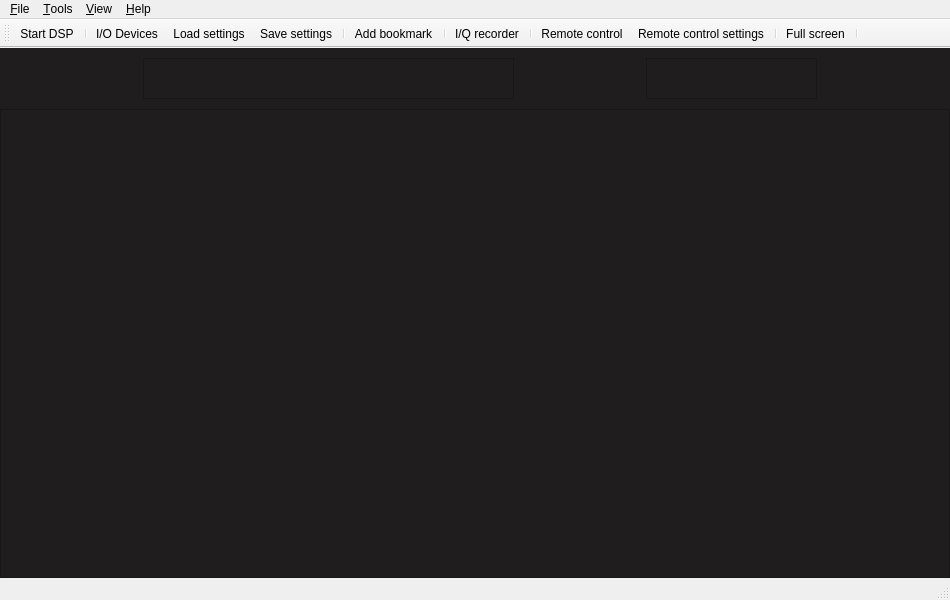
<?xml version="1.0" encoding="UTF-8"?>
<ui version="4.0">
 <class>MainWindow</class>
 <widget class="QMainWindow" name="MainWindow">
  <property name="geometry">
   <rect>
    <x>0</x>
    <y>0</y>
    <width>950</width>
    <height>600</height>
   </rect>
  </property>
  <property name="windowTitle">
   <string>gqrx</string>
  </property>
  <property name="windowIcon">
   <iconset resource="../../../resources/icons.qrc">
    <normaloff>:/icons/icons/gqrx.svg</normaloff>:/icons/icons/gqrx.svg</iconset>
  </property>
  <property name="styleSheet">
   <string notr="true"/>
  </property>
  <property name="dockOptions">
   <set>QMainWindow::AllowNestedDocks|QMainWindow::AllowTabbedDocks|QMainWindow::AnimatedDocks</set>
  </property>
  <property name="unifiedTitleAndToolBarOnMac">
   <bool>true</bool>
  </property>
  <widget class="QWidget" name="centralWidget">
   <property name="styleSheet">
    <string notr="true">background-color: rgb(31, 29, 29);</string>
   </property>
   <layout class="QVBoxLayout" name="verticalLayout_2">
    <property name="spacing">
     <number>10</number>
    </property>
    <property name="leftMargin">
     <number>0</number>
    </property>
    <property name="topMargin">
     <number>10</number>
    </property>
    <property name="rightMargin">
     <number>0</number>
    </property>
    <property name="bottomMargin">
     <number>0</number>
    </property>
    <item>
     <layout class="QHBoxLayout" name="horizontalLayout">
      <property name="spacing">
       <number>10</number>
      </property>
      <property name="leftMargin">
       <number>20</number>
      </property>
      <property name="rightMargin">
       <number>10</number>
      </property>
      <item>
       <spacer name="horizontalSpacer_3">
        <property name="orientation">
         <enum>Qt::Horizontal</enum>
        </property>
        <property name="sizeHint" stdset="0">
         <size>
          <width>40</width>
          <height>20</height>
         </size>
        </property>
       </spacer>
      </item>
      <item>
       <widget class="CFreqCtrl" name="freqCtrl">
        <property name="sizePolicy">
         <sizepolicy hsizetype="Fixed" vsizetype="Fixed">
          <horstretch>0</horstretch>
          <verstretch>0</verstretch>
         </sizepolicy>
        </property>
        <property name="minimumSize">
         <size>
          <width>371</width>
          <height>41</height>
         </size>
        </property>
        <property name="toolTip">
         <string/>
        </property>
        <property name="frameShape">
         <enum>QFrame::StyledPanel</enum>
        </property>
        <property name="frameShadow">
         <enum>QFrame::Raised</enum>
        </property>
       </widget>
      </item>
      <item>
       <spacer name="horizontalSpacer_2">
        <property name="orientation">
         <enum>Qt::Horizontal</enum>
        </property>
        <property name="sizeHint" stdset="0">
         <size>
          <width>40</width>
          <height>20</height>
         </size>
        </property>
       </spacer>
      </item>
      <item>
       <widget class="CMeter" name="sMeter">
        <property name="sizePolicy">
         <sizepolicy hsizetype="Fixed" vsizetype="Fixed">
          <horstretch>0</horstretch>
          <verstretch>0</verstretch>
         </sizepolicy>
        </property>
        <property name="minimumSize">
         <size>
          <width>171</width>
          <height>41</height>
         </size>
        </property>
        <property name="frameShape">
         <enum>QFrame::StyledPanel</enum>
        </property>
        <property name="frameShadow">
         <enum>QFrame::Raised</enum>
        </property>
       </widget>
      </item>
      <item>
       <spacer name="horizontalSpacer">
        <property name="orientation">
         <enum>Qt::Horizontal</enum>
        </property>
        <property name="sizeHint" stdset="0">
         <size>
          <width>40</width>
          <height>20</height>
         </size>
        </property>
       </spacer>
      </item>
     </layout>
    </item>
    <item>
     <widget class="CPlotter" name="plotter">
      <property name="sizePolicy">
       <sizepolicy hsizetype="Expanding" vsizetype="Expanding">
        <horstretch>0</horstretch>
        <verstretch>0</verstretch>
       </sizepolicy>
      </property>
      <property name="frameShape">
       <enum>QFrame::StyledPanel</enum>
      </property>
      <property name="frameShadow">
       <enum>QFrame::Raised</enum>
      </property>
     </widget>
    </item>
   </layout>
  </widget>
  <widget class="QMenuBar" name="menuBar">
   <property name="geometry">
    <rect>
     <x>0</x>
     <y>0</y>
     <width>950</width>
     <height>20</height>
    </rect>
   </property>
   <widget class="QMenu" name="menu_File">
    <property name="title">
     <string>&amp;File</string>
    </property>
    <addaction name="actionDSP"/>
    <addaction name="separator"/>
    <addaction name="actionIoConfig"/>
    <addaction name="actionLoadSettings"/>
    <addaction name="actionSaveSettings"/>
    <addaction name="separator"/>
    <addaction name="actionSaveWaterfall"/>
    <addaction name="separator"/>
    <addaction name="actionQuit"/>
   </widget>
   <widget class="QMenu" name="menu_View">
    <property name="title">
     <string>&amp;View</string>
    </property>
   </widget>
   <widget class="QMenu" name="menu_Help">
    <property name="title">
     <string>&amp;Help</string>
    </property>
    <addaction name="actionUserGroup"/>
    <addaction name="actionNews"/>
    <addaction name="separator"/>
    <addaction name="actionRemoteProtocol"/>
    <addaction name="separator"/>
    <addaction name="actionAbout"/>
    <addaction name="actionAboutQt"/>
   </widget>
   <widget class="QMenu" name="menu_Tools">
    <property name="title">
     <string>&amp;Tools</string>
    </property>
    <addaction name="actionRemoteControl"/>
    <addaction name="actionRemoteConfig"/>
    <addaction name="separator"/>
    <addaction name="actionAddBookmark"/>
    <addaction name="separator"/>
    <addaction name="actionIqTool"/>
    <addaction name="separator"/>
    <addaction name="separator"/>
   </widget>
   <addaction name="menu_File"/>
   <addaction name="menu_Tools"/>
   <addaction name="menu_View"/>
   <addaction name="menu_Help"/>
  </widget>
  <widget class="QToolBar" name="mainToolBar">
   <property name="windowTitle">
    <string>Main toolbar</string>
   </property>
   <attribute name="toolBarArea">
    <enum>TopToolBarArea</enum>
   </attribute>
   <attribute name="toolBarBreak">
    <bool>false</bool>
   </attribute>
   <addaction name="actionDSP"/>
   <addaction name="separator"/>
   <addaction name="actionIoConfig"/>
   <addaction name="actionLoadSettings"/>
   <addaction name="actionSaveSettings"/>
   <addaction name="separator"/>
   <addaction name="actionAddBookmark"/>
   <addaction name="separator"/>
   <addaction name="actionIqTool"/>
   <addaction name="separator"/>
   <addaction name="actionRemoteControl"/>
   <addaction name="actionRemoteConfig"/>
   <addaction name="separator"/>
   <addaction name="actionFullScreen"/>
   <addaction name="separator"/>
  </widget>
  <widget class="QStatusBar" name="statusBar">
   <property name="enabled">
    <bool>true</bool>
   </property>
  </widget>
  <action name="actionQuit">
   <property name="text">
    <string>&amp;Quit</string>
   </property>
   <property name="toolTip">
    <string>Quit application</string>
   </property>
   <property name="shortcut">
    <string>Ctrl+Q</string>
   </property>
  </action>
  <action name="actionAbout">
   <property name="text">
    <string>&amp;About Gqrx</string>
   </property>
   <property name="toolTip">
    <string>Information about Gqrx</string>
   </property>
  </action>
  <action name="actionAboutQt">
   <property name="text">
    <string>About &amp;Qt</string>
   </property>
   <property name="toolTip">
    <string>About the Qt toolkit</string>
   </property>
  </action>
  <action name="actionDSP">
   <property name="checkable">
    <bool>true</bool>
   </property>
   <property name="icon">
    <iconset resource="../../../resources/icons.qrc">
     <normaloff>:/icons/icons/play.svg</normaloff>:/icons/icons/play.svg</iconset>
   </property>
   <property name="text">
    <string>&amp;Start DSP</string>
   </property>
   <property name="toolTip">
    <string>Start DSP</string>
   </property>
   <property name="statusTip">
    <string>Start/stop DSP processing</string>
   </property>
   <property name="shortcut">
    <string>Ctrl+D</string>
   </property>
  </action>
  <action name="actionAFSK1200">
   <property name="text">
    <string>AFSK1200 &amp;Decoder</string>
   </property>
   <property name="toolTip">
    <string>Start AFSK1200 decoder</string>
   </property>
  </action>
  <action name="actionSched">
   <property name="checkable">
    <bool>true</bool>
   </property>
   <property name="enabled">
    <bool>false</bool>
   </property>
   <property name="icon">
    <iconset resource="../../../resources/icons.qrc">
     <normaloff>:/icons/icons/clock.svg</normaloff>:/icons/icons/clock.svg</iconset>
   </property>
   <property name="text">
    <string>Scheduler</string>
   </property>
   <property name="toolTip">
    <string>Schedule recordings and other actions</string>
   </property>
  </action>
  <action name="actionIoConfig">
   <property name="enabled">
    <bool>true</bool>
   </property>
   <property name="icon">
    <iconset resource="../../../resources/icons.qrc">
     <normaloff>:/icons/icons/flash.svg</normaloff>:/icons/icons/flash.svg</iconset>
   </property>
   <property name="text">
    <string>&amp;I/O Devices</string>
   </property>
   <property name="toolTip">
    <string>Configure I/O devices</string>
   </property>
   <property name="statusTip">
    <string>Opens the hardware configuration dialog</string>
   </property>
   <property name="visible">
    <bool>true</bool>
   </property>
  </action>
  <action name="actionUserGroup">
   <property name="icon">
    <iconset resource="../../../resources/icons.qrc">
     <normaloff>:/icons/icons/help.svg</normaloff>:/icons/icons/help.svg</iconset>
   </property>
   <property name="text">
    <string>&amp;Gqrx user group</string>
   </property>
   <property name="toolTip">
    <string>Discussion group for Gqrx users</string>
   </property>
  </action>
  <action name="actionFullScreen">
   <property name="checkable">
    <bool>true</bool>
   </property>
   <property name="icon">
    <iconset resource="../../../resources/icons.qrc">
     <normaloff>:/icons/icons/fullscreen.svg</normaloff>:/icons/icons/fullscreen.svg</iconset>
   </property>
   <property name="text">
    <string>Full screen</string>
   </property>
   <property name="toolTip">
    <string>Toggle full screen mode</string>
   </property>
   <property name="shortcut">
    <string>F11</string>
   </property>
  </action>
  <action name="actionLoadSettings">
   <property name="icon">
    <iconset resource="../../../resources/icons.qrc">
     <normaloff>:/icons/icons/folder.svg</normaloff>:/icons/icons/folder.svg</iconset>
   </property>
   <property name="text">
    <string>&amp;Load settings</string>
   </property>
   <property name="toolTip">
    <string>Load previously stored configuration</string>
   </property>
   <property name="statusTip">
    <string>Load previously stored settings from a file</string>
   </property>
   <property name="shortcut">
    <string>Ctrl+L</string>
   </property>
  </action>
  <action name="actionSaveSettings">
   <property name="icon">
    <iconset resource="../../../resources/icons.qrc">
     <normaloff>:/icons/icons/floppy.svg</normaloff>:/icons/icons/floppy.svg</iconset>
   </property>
   <property name="text">
    <string>Sa&amp;ve settings</string>
   </property>
   <property name="toolTip">
    <string>Save current configuration</string>
   </property>
   <property name="statusTip">
    <string>Save current configuration to a file</string>
   </property>
   <property name="shortcut">
    <string>Ctrl+S</string>
   </property>
  </action>
  <action name="actionAddBookmark">
   <property name="icon">
    <iconset resource="../../../resources/icons.qrc">
     <normaloff>:/icons/icons/bookmark-new.svg</normaloff>:/icons/icons/bookmark-new.svg</iconset>
   </property>
   <property name="text">
    <string>&amp;Add bookmark</string>
   </property>
   <property name="toolTip">
    <string>Bookmark the current frequency and mode (Ctrl+Shift+B)</string>
   </property>
   <property name="shortcut">
    <string>Ctrl+Shift+B</string>
   </property>
  </action>
  <action name="actionRemoteControl">
   <property name="checkable">
    <bool>true</bool>
   </property>
   <property name="enabled">
    <bool>true</bool>
   </property>
   <property name="icon">
    <iconset resource="../../../resources/icons.qrc">
     <normaloff>:/icons/icons/tangeo-network-idle.svg</normaloff>:/icons/icons/tangeo-network-idle.svg</iconset>
   </property>
   <property name="text">
    <string>&amp;Remote control</string>
   </property>
   <property name="toolTip">
    <string>Remote control via TCP</string>
   </property>
   <property name="statusTip">
    <string>Activate the TCP interface</string>
   </property>
  </action>
  <action name="actionRemoteConfig">
   <property name="icon">
    <iconset resource="../../../resources/icons.qrc">
     <normaloff>:/icons/icons/settings.svg</normaloff>:/icons/icons/settings.svg</iconset>
   </property>
   <property name="text">
    <string>Remote &amp;control settings</string>
   </property>
   <property name="toolTip">
    <string>Configure remote control settings</string>
   </property>
  </action>
  <action name="actionIqTool">
   <property name="icon">
    <iconset resource="../../../resources/icons.qrc">
     <normaloff>:/icons/icons/signal.svg</normaloff>:/icons/icons/signal.svg</iconset>
   </property>
   <property name="text">
    <string>&amp;I/Q recorder</string>
   </property>
   <property name="toolTip">
    <string>Record and play I/Q data</string>
   </property>
   <property name="statusTip">
    <string>Open I/Q recorder dialog</string>
   </property>
   <property name="shortcut">
    <string>Ctrl+I</string>
   </property>
  </action>
  <action name="actionNews">
   <property name="icon">
    <iconset resource="../../../resources/icons.qrc">
     <normaloff>:/icons/icons/info.svg</normaloff>:/icons/icons/info.svg</iconset>
   </property>
   <property name="text">
    <string>&amp;News</string>
   </property>
   <property name="toolTip">
    <string>Show news about this release</string>
   </property>
  </action>
  <action name="actionRemoteProtocol">
   <property name="icon">
    <iconset resource="../../../resources/icons.qrc">
     <normaloff>:/icons/icons/info.svg</normaloff>:/icons/icons/info.svg</iconset>
   </property>
   <property name="text">
    <string>&amp;Remote control</string>
   </property>
   <property name="toolTip">
    <string>Remote control protocol</string>
   </property>
  </action>
  <action name="actionSaveWaterfall">
   <property name="text">
    <string>Save &amp;waterfall</string>
   </property>
   <property name="statusTip">
    <string>Save the current waterfall to a graphics file</string>
   </property>
   <property name="shortcut">
    <string>Ctrl+W</string>
   </property>
  </action>
  <action name="actionLoadPlugin">
   <property name="icon">
    <iconset resource="../../../resources/icons.qrc">
     <normaloff>:/icons/icons/signal.svg</normaloff>:/icons/icons/signal.svg</iconset>
   </property>
   <property name="text">
    <string>Load &amp;Plugin</string>
   </property>
   <property name="statusTip">
    <string>Load a plugin that extends Gqrx</string>
   </property>
  </action>
 </widget>
 <layoutdefault spacing="6" margin="11"/>
 <customwidgets>
  <customwidget>
   <class>CFreqCtrl</class>
   <extends>QFrame</extends>
   <header>qtgui/freqctrl.h</header>
   <container>1</container>
  </customwidget>
  <customwidget>
   <class>CPlotter</class>
   <extends>QFrame</extends>
   <header>qtgui/plotter.h</header>
   <container>1</container>
  </customwidget>
  <customwidget>
   <class>CMeter</class>
   <extends>QFrame</extends>
   <header>qtgui/meter.h</header>
   <container>1</container>
  </customwidget>
 </customwidgets>
 <resources>
  <include location="../../../resources/icons.qrc"/>
 </resources>
 <connections>
  <connection>
   <sender>actionQuit</sender>
   <signal>triggered()</signal>
   <receiver>MainWindow</receiver>
   <slot>close()</slot>
   <hints>
    <hint type="sourcelabel">
     <x>-1</x>
     <y>-1</y>
    </hint>
    <hint type="destinationlabel">
     <x>450</x>
     <y>257</y>
    </hint>
   </hints>
  </connection>
 </connections>
</ui>
